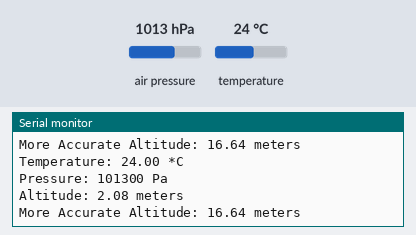
Recording of a sketch running on a simulated Arduino Uno, built with avr-gcc and run on an emulated ATmega328P. Parts: the last lines printed to the serial monitor. The test bench sets the inputs (shaded band); at power-on: air pressure 1013 hPa, temperature 24 °C.

Above: at 1.2 s.
1.3 s: air pressure set to 1048 hPa
At 1.99 s:
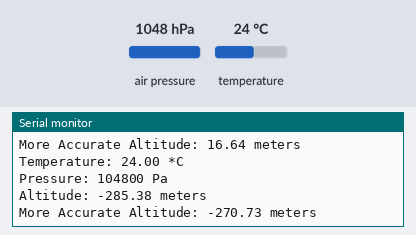
4.4 s: temperature set to 12 °C
5.9 s: air pressure set to 952 hPa
At 6.36 s:
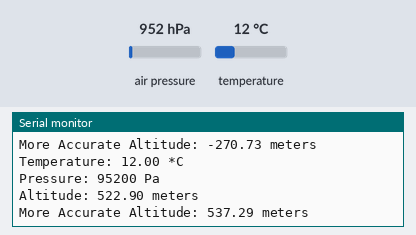
Timing chart, 0 to 8.9 s (numbered marks = the images above; inputs shaded):
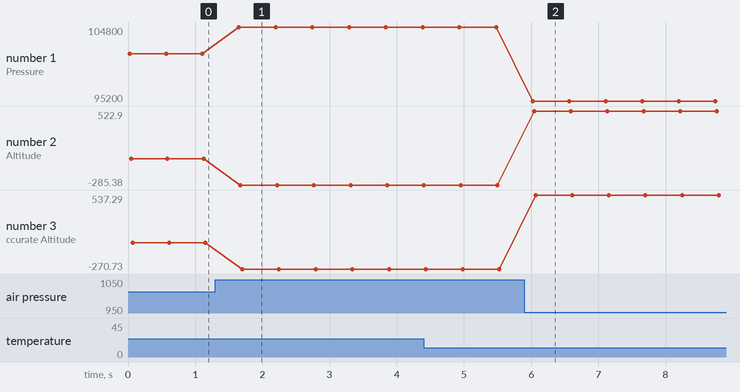

The sketch:

BMP085_Barometric_pressure_sensor.ino
```cpp
/*
 * Find the Adafruit-BMP085-Library at
 * https://github.com/adafruit/Adafruit-BMP085-Library
 */

#include <Wire.h>
#include <Adafruit_BMP085.h>


Adafruit_BMP085 bmp;

void setup() {
  Serial.begin(9600);
  if(!bmp.begin()){
    Serial.println("Sensor not found");
    while(1){}
  }
}

void loop() {
  Serial.print("Temperature: ");
  Serial.print(bmp.readTemperature());
  Serial.println(" *C");

  Serial.print("Pressure: ");
  Serial.print(bmp.readPressure());
  Serial.println(" Pa");

  Serial.print("Altitude: ");
  Serial.print(bmp.readAltitude());
  Serial.println(" meters");

  // you can get a moe precise measurement of altitude if you know the current sea level.
  // if it is 1015 milibars which is 101500 Pascals the use it like this
  Serial.print("More Accurate Altitude: ");
  Serial.print(bmp.readAltitude(101500));
  Serial.println(" meters");

  delay(500);
}
```

Measured:
- after the input at 1.3 s, the serial monitor: prints a new line after 0.35 s (image 1)
- after the input at 5.9 s, the serial monitor: prints a new line after 0.12 s (image 2)
- plotted number 1: 101300 → 104800 after the input at 1.3 s, 104800 → 95200 after the input at 5.9 s
- plotted number 2: 2.08 → -285.38 after the input at 1.3 s, -285.38 → 522.9 after the input at 5.9 s
- plotted number 3: 16.64 → -270.73 after the input at 1.3 s, -270.73 → 537.29 after the input at 5.9 s
